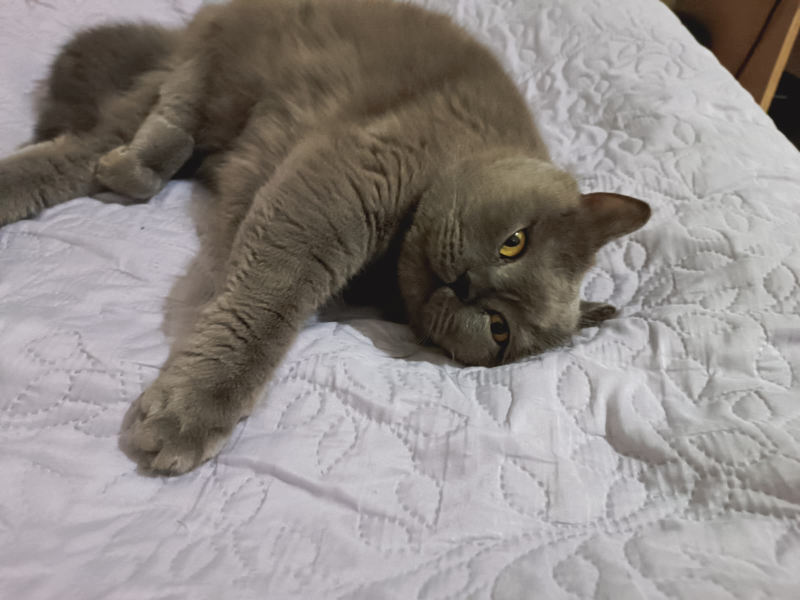
#> input picture OPEN_CV/Photos/cat1.jpeg, 1600 x 1200 px, found by its file name (shown at 1/2 size)
$ python rescale_img.py
#> lines starting #> are read from the running program, lines starting #| are printed output that depends on the picture
import cv2 as cv

img = cv.imread('OPEN_CV/Photos/cat1.jpeg')
#> img is the input picture: shape (1200, 1600, 3); mean B, G, R 135.9, 138.6, 144.7

def rescaleFrame(frame, scale= 0.1):
     #channel =int(frame.shape[2]) #channel number (RGB)
#> called with scale = 0.1
     width = int(frame.shape[1] * scale)
#> width = 160
     height = int(frame.shape[0] * scale)
#> height = 120
     dimension = (width, height)
#> dimension = (160, 120)

     return cv.resize(frame, dimension, interpolation=cv.INTER_AREA)
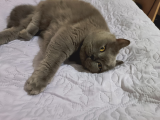
#> returned value: shape (120, 160, 3); mean of channels 0, 1, 2 135.9, 138.6, 144.7; drawn as B, G, R

resized_image = rescaleFrame(img)
cv.imshow('Resized Image', resized_image)
cv.waitKey(0)

$ run again, with OPEN_CV/Photos/cat2.jpeg copied over OPEN_CV/Photos/cat1.jpeg
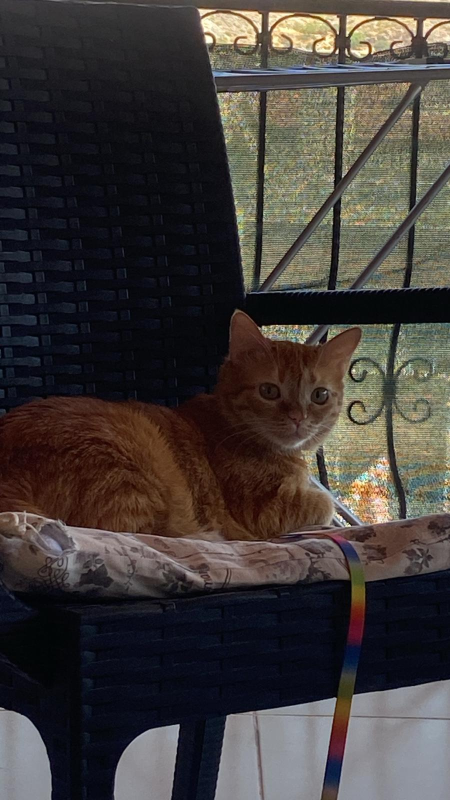
#> input picture OPEN_CV/Photos/cat2.jpeg, 900 x 1600 px, found by its file name (shown at 1/2 size)
#> img is the input picture: shape (1600, 900, 3); mean B, G, R 57.6, 59.9, 65.4
#> in rescaleFrame, `return cv.resize(frame, dimension, interpolation=cv.INTER_AREA)`:
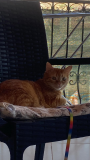
#> returned value: shape (160, 90, 3); mean of channels 0, 1, 2 57.6, 59.9, 65.4; drawn as B, G, R

$ run again, with OPEN_CV/Photos/cat3.jpeg copied over OPEN_CV/Photos/cat1.jpeg
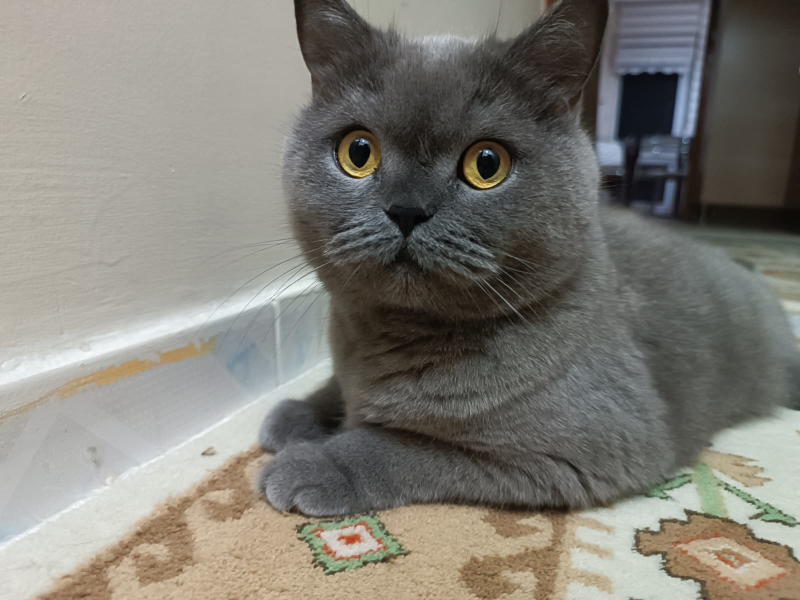
#> input picture OPEN_CV/Photos/cat3.jpeg, 1600 x 1200 px, found by its file name (shown at 1/2 size)
#> img is the input picture: shape (1200, 1600, 3); mean B, G, R 117.6, 125.2, 127.7
#> in rescaleFrame, `return cv.resize(frame, dimension, interpolation=cv.INTER_AREA)`:
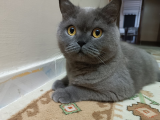
#> returned value: shape (120, 160, 3); mean of channels 0, 1, 2 117.6, 125.2, 127.7; drawn as B, G, R

$ run again, with OPEN_CV/Photos/OPEN_CV_test.png saved as OPEN_CV/Photos/cat1.jpeg
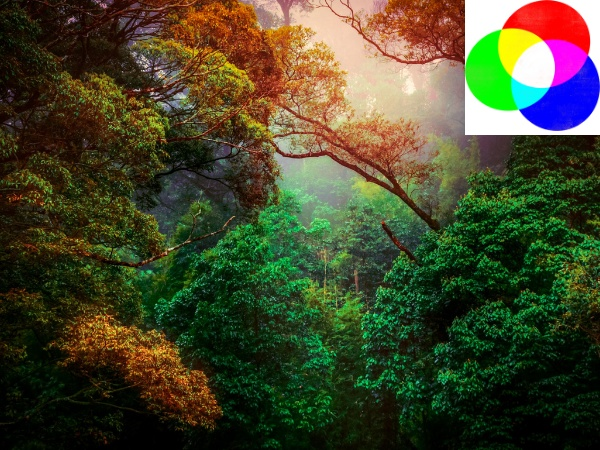
#> input picture OPEN_CV/Photos/OPEN_CV_test.png, 600 x 450 px, found by its file name
#> img is the input picture: shape (450, 600, 3); mean B, G, R 43.6, 70.2, 68.9
#> in rescaleFrame, `return cv.resize(frame, dimension, interpolation=cv.INTER_AREA)`:
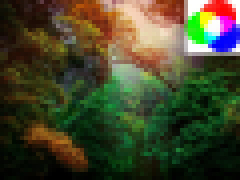
#> returned value: shape (45, 60, 3) (shown 4 times larger); mean of channels 0, 1, 2 43.6, 70.2, 68.9; drawn as B, G, R
